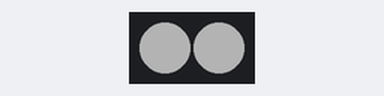
Simulated run of this sketch. Board: Arduino Uno, built with avr-gcc and run on an emulated ATmega328P. Parts: 2 RGB LEDs in strip order, left to right. Dim RGB values are drawn brighter than linear.

Above: at 0.7 s.
At 2.2 s:
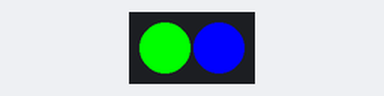
At 5.2 s:
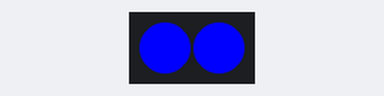
At 8.2 s:
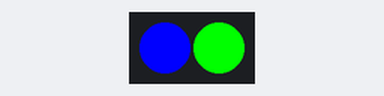
Timing chart, 0 to 11.7 s (numbered marks = the images above):
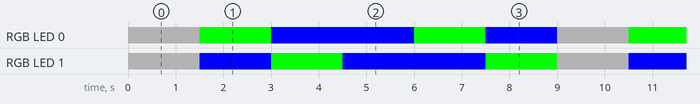

The sketch:

led-test-01.c.ino
```cpp
#include <MeMCore.h>

MeRGBLed led(0, 30);
int delay_time = 1500;
void setup()
{
  led.setpin(13);
}

void loop()
{
  led.setColor(60, 60, 60); //Set both LED to White
  led.show();                  //Must use .show() to make new colour take effect.
  delay(delay_time);

  led.setColorAt(0, 0, 255, 0); //Set LED0 (RGBLED1) (RightSide) to green
  led.setColorAt(1, 0, 0, 255); //Set LED1 (RGBLED2) (LeftSide)  to Blue
  led.show();
  delay(delay_time);

  led.setColorAt(0, 0, 0, 255); //Set LED0 (RGBLED1) (RightSide) to Blue
  led.setColorAt(1, 0, 255, 0); //Set LED1 (RGBLED2) (LeftSide)  to green
  led.show();
  delay(delay_time);

  led.setColorAt(0, 0, 0, 255); //Set LED0 (RGBLED1) (RightSide) to Blue
  led.setColorAt(1, 0, 0, 255); //Set LED1 (RGBLED2) (LeftSide)  to Blue
  led.show();
  delay(delay_time);

    led.setColorAt(0, 0, 255, 0); //Set LED0 (RGBLED1) (RightSide) to green
  led.setColorAt(1, 0, 0, 255); //Set LED1 (RGBLED2) (LeftSide)  to Blue
  led.show();
  delay(delay_time);

  led.setColorAt(0, 0, 0, 255); //Set LED0 (RGBLED1) (RightSide) to Blue
  led.setColorAt(1, 0, 255, 0); //Set LED1 (RGBLED2) (LeftSide)  to green
  led.show();
  delay(delay_time);
}
```

Measured:
- by itself, RGB LED 0: repeats every 9.0 s: RGB(0, 255, 0) 1.5 s, RGB(0, 0, 255) 3.0 s, RGB(0, 255, 0) 1.5 s, RGB(0, 0, 255) 1.5 s, RGB(60, 60, 60) 1.5 s
- by itself, RGB LED 1: repeats every 9.0 s: RGB(0, 0, 255) 1.5 s, RGB(0, 255, 0) 1.5 s, RGB(0, 0, 255) 3.0 s, RGB(0, 255, 0) 1.5 s, RGB(60, 60, 60) 1.5 s
- by itself, everything shown: repeats every 9.0 s, in 6 steps
